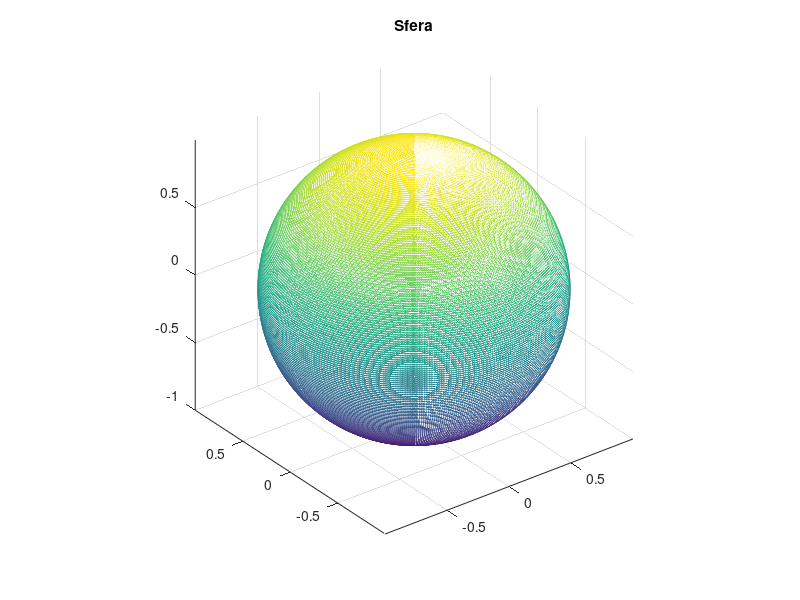

Here is the MATLAB script that generated this plot:
%% Sfera
r=linspace(-pi,pi,400);
t=linspace(0,2*pi,400);
[R,T]=meshgrid(r,t);
x=cos(T).*sin(R);
y=sin(T).*sin(R);
z=cos(R);

mesh(x,y,z);
axis equal;
title("Sfera");

%%
clear("r", "R", "t", "T", "x", "y", "z");
